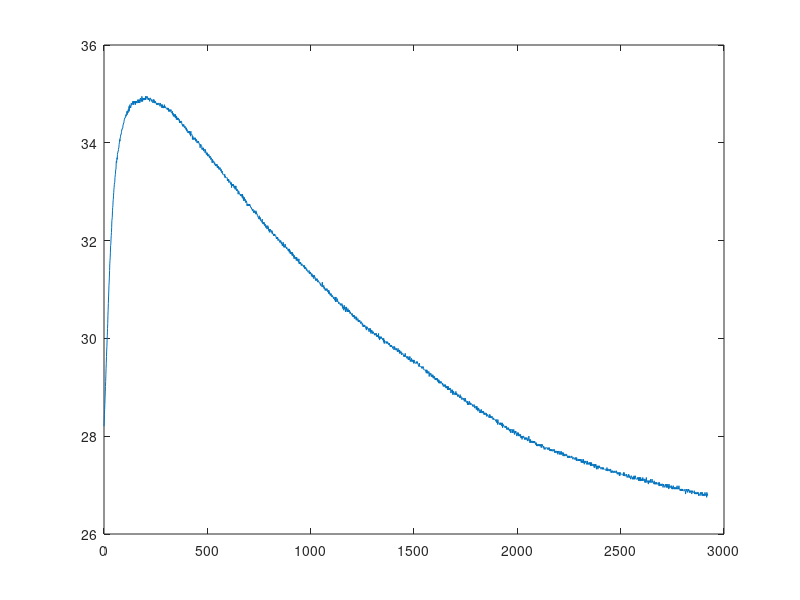

Reproduce this figure in MATLAB.
nocont=[
28.20515294
28.30672952
28.44216976
28.54375352
28.64534035
28.78079426
28.88238827
29.01785174
29.11945294
29.25492598
29.3904045
29.49201698
29.62750507
29.76299864
29.83074747
29.96624925
30.06787917
30.20339053
30.30502764
30.47442968
30.576075
30.7116069
30.84714428
30.9488009
31.08434787
31.1521234
31.25378928
31.38934857
31.52491335
31.59269779
31.66048361
31.7621649
31.89774475
31.93164058
32.03333009
32.10112482
32.16892092
32.27061764
32.40621806
32.44011902
32.47402033
32.60962898
32.67743537
32.71133908
32.81305226
32.84695733
32.91476852
32.98258108
33.05039501
33.0843025
33.15211849
33.186027
33.186027
33.28775459
33.32166447
33.3555747
33.42339618
33.45730743
33.45730743
33.59295589
33.62686886
33.59295589
33.66078218
33.69469583
33.66078218
33.76252418
33.79643887
33.79643887
33.8303539
33.8303539
33.86426928
33.898185
33.898185
33.96601746
33.99993421
33.99993421
34.06776874
34.03385131
34.10168652
34.10168652
34.13560464
34.16952311
34.16952311
34.16952311
34.20344192
34.23736107
34.27128057
34.27128057
34.27128057
34.30520041
34.30520041
34.30520041
34.37304112
34.37304112
34.37304112
34.40696199
34.40696199
34.4408832
34.47480476
34.47480476
34.50872666
34.50872666
34.50872666
34.50872666
34.54264891
34.54264891
34.57657149
34.54264891
34.57657149
34.57657149
34.57657149
34.6444177
34.57657149
34.61049443
34.6444177
34.6444177
34.61049443
34.67834132
34.6444177
34.67834132
34.67834132
34.74618959
34.6444177
34.71226528
34.71226528
34.78011424
34.71226528
34.74618959
34.74618959
34.71226528
34.74618959
34.74618959
34.81403923
34.78011424
34.78011424
34.78011424
34.78011424
34.81403923
34.81403923
34.84796457
34.81403923
34.78011424
34.81403923
34.84796457
34.78011424
34.84796457
34.81403923
34.84796457
34.81403923
34.81403923
34.84796457
34.81403923
34.78011424
34.84796457
34.81403923
34.84796457
34.81403923
34.84796457
34.81403923
34.81403923
34.81403923
34.81403923
34.84796457
34.88189025
34.84796457
34.84796457
34.84796457
34.81403923
34.88189025
34.84796457
34.84796457
34.88189025
34.84796457
34.81403923
34.84796457
34.88189025
34.91581628
34.88189025
34.84796457
34.84796457
34.84796457
34.88189025
34.84796457
34.94974265
34.91581628
34.84796457
34.88189025
34.84796457
34.91581628
34.88189025
34.91581628
34.88189025
34.88189025
34.91581628
34.88189025
34.88189025
34.88189025
34.91581628
34.88189025
34.91581628
34.88189025
34.94974265
34.88189025
34.94974265
34.94974265
34.91581628
34.91581628
34.91581628
34.91581628
34.94974265
34.91581628
34.91581628
34.91581628
34.88189025
34.91581628
34.88189025
34.91581628
34.91581628
34.88189025
34.88189025
34.88189025
34.84796457
34.91581628
34.91581628
34.91581628
34.91581628
34.88189025
34.88189025
34.88189025
34.88189025
34.84796457
34.88189025
34.88189025
34.84796457
34.84796457
34.84796457
34.84796457
34.81403923
34.88189025
34.84796457
34.88189025
34.84796457
34.88189025
34.81403923
34.84796457
34.81403923
34.81403923
34.81403923
34.81403923
34.84796457
34.81403923
34.81403923
34.81403923
34.81403923
34.78011424
34.78011424
34.78011424
34.81403923
34.78011424
34.81403923
34.78011424
34.78011424
34.78011424
34.78011424
34.78011424
34.81403923
34.81403923
34.78011424
34.78011424
34.78011424
34.78011424
34.74618959
34.81403923
34.78011424
34.78011424
34.78011424
34.78011424
34.74618959
34.78011424
34.78011424
34.71226528
34.74618959
34.74618959
34.78011424
34.71226528
34.74618959
34.74618959
34.71226528
34.71226528
34.74618959
34.71226528
34.74618959
34.78011424
34.71226528
34.74618959
34.74618959
34.74618959
34.71226528
34.71226528
34.71226528
34.71226528
34.71226528
34.71226528
34.71226528
34.71226528
34.67834132
34.67834132
34.71226528
34.71226528
34.71226528
34.67834132
34.71226528
34.6444177
34.67834132
34.6444177
34.6444177
34.67834132
34.6444177
34.6444177
34.6444177
34.67834132
34.6444177
34.6444177
34.6444177
34.67834132
34.6444177
34.61049443
34.61049443
34.61049443
34.61049443
34.61049443
34.6444177
34.57657149
34.57657149
34.61049443
34.54264891
34.54264891
34.57657149
34.57657149
34.54264891
34.57657149
34.54264891
34.57657149
34.54264891
34.57657149
34.50872666
34.57657149
34.54264891
34.54264891
34.54264891
34.47480476
34.54264891
34.50872666
34.50872666
34.47480476
34.50872666
34.47480476
34.50872666
34.47480476
34.50872666
34.47480476
34.47480476
34.47480476
34.47480476
34.4408832
34.47480476
34.40696199
34.4408832
34.40696199
34.4408832
34.4408832
34.40696199
34.4408832
34.4408832
34.4408832
34.4408832
34.40696199
34.37304112
34.37304112
34.37304112
34.33912059
34.37304112
34.33912059
34.37304112
34.33912059
34.33912059
34.37304112
34.33912059
34.33912059
34.30520041
34.30520041
34.30520041
34.33912059
34.30520041
34.30520041
34.30520041
34.27128057
34.30520041
34.30520041
34.30520041
34.23736107
34.27128057
34.27128057
34.23736107
34.23736107
34.23736107
34.20344192
34.23736107
34.23736107
34.20344192
34.20344192
34.20344192
34.23736107
34.20344192
34.23736107
34.20344192
34.16952311
34.20344192
34.16952311
34.13560464
34.23736107
34.16952311
34.16952311
34.16952311
34.16952311
34.16952311
34.16952311
34.13560464
34.06776874
34.13560464
34.13560464
34.10168652
34.06776874
34.06776874
34.10168652
34.10168652
34.06776874
34.06776874
34.10168652
34.10168652
34.10168652
34.10168652
34.10168652
34.03385131
34.06776874
34.03385131
34.06776874
34.06776874
34.06776874
33.99993421
33.99993421
33.99993421
33.99993421
34.03385131
34.03385131
33.99993421
33.99993421
34.03385131
33.99993421
33.99993421
33.99993421
33.96601746
33.96601746
33.96601746
33.96601746
33.898185
33.96601746
33.93210106
33.96601746
33.96601746
33.93210106
33.93210106
33.93210106
33.93210106
33.86426928
33.898185
33.86426928
33.86426928
33.86426928
33.86426928
33.86426928
33.898185
33.8303539
33.8303539
33.86426928
33.86426928
33.86426928
33.86426928
33.86426928
33.79643887
33.86426928
33.8303539
33.8303539
33.79643887
33.79643887
33.76252418
33.79643887
33.76252418
33.76252418
33.76252418
33.79643887
33.72860984
33.72860984
33.76252418
33.72860984
33.72860984
33.72860984
33.76252418
33.72860984
33.72860984
33.69469583
33.72860984
33.69469583
33.72860984
33.69469583
33.66078218
33.66078218
33.66078218
33.66078218
33.69469583
33.66078218
33.66078218
33.62686886
33.59295589
33.62686886
33.66078218
33.62686886
33.59295589
33.62686886
33.62686886
33.62686886
33.62686886
33.59295589
33.59295589
33.55904326
33.59295589
33.59295589
33.55904326
33.55904326
33.52513097
33.55904326
33.55904326
33.52513097
33.52513097
33.55904326
33.55904326
33.52513097
33.55904326
33.49121903
33.52513097
33.52513097
33.49121903
33.52513097
33.49121903
33.52513097
33.49121903
33.45730743
33.49121903
33.45730743
33.45730743
33.49121903
33.49121903
33.49121903
33.45730743
33.45730743
33.42339618
33.42339618
33.45730743
33.38948526
33.38948526
33.38948526
33.38948526
33.42339618
33.38948526
33.3555747
33.3555747
33.3555747
33.3555747
33.3555747
33.3555747
33.3555747
33.3555747
33.32166447
33.32166447
33.3555747
33.28775459
33.32166447
33.32166447
33.28775459
33.28775459
33.28775459
33.28775459
33.28775459
33.28775459
33.28775459
33.28775459
33.28775459
33.21993585
33.25384505
33.25384505
33.21993585
33.25384505
33.21993585
33.25384505
33.186027
33.21993585
33.21993585
33.21993585
33.21993585
33.21993585
33.186027
33.186027
33.15211849
33.186027
33.15211849
33.186027
33.186027
33.0843025
33.15211849
33.11821032
33.15211849
33.15211849
33.11821032
33.15211849
33.11821032
33.11821032
33.15211849
33.11821032
33.11821032
33.0843025
33.11821032
33.0843025
33.11821032
33.0843025
33.05039501
33.11821032
33.0843025
33.05039501
33.11821032
33.05039501
33.05039501
33.01648788
33.05039501
33.05039501
33.05039501
33.05039501
33.01648788
33.01648788
33.01648788
32.94867463
33.01648788
33.01648788
33.01648788
32.98258108
32.98258108
32.94867463
32.94867463
32.94867463
32.94867463
32.94867463
32.91476852
32.91476852
32.94867463
32.91476852
32.91476852
32.91476852
32.91476852
32.94867463
32.88086276
32.88086276
32.94867463
32.88086276
32.91476852
32.84695733
32.84695733
32.88086276
32.81305226
32.88086276
32.84695733
32.88086276
32.84695733
32.81305226
32.81305226
32.84695733
32.81305226
32.77914752
32.77914752
32.77914752
32.81305226
32.81305226
32.77914752
32.77914752
32.71133908
32.74524313
32.74524313
32.71133908
32.71133908
32.74524313
32.74524313
32.71133908
32.74524313
32.71133908
32.71133908
32.74524313
32.71133908
32.74524313
32.71133908
32.71133908
32.71133908
32.67743537
32.67743537
32.67743537
32.67743537
32.67743537
32.64353201
32.64353201
32.64353201
32.64353201
32.60962898
32.64353201
32.64353201
32.64353201
32.60962898
32.57572631
32.57572631
32.60962898
32.57572631
32.60962898
32.57572631
32.60962898
32.57572631
32.57572631
32.57572631
32.57572631
32.54182397
32.60962898
32.54182397
32.57572631
32.57572631
32.54182397
32.54182397
32.54182397
32.50792198
32.50792198
32.50792198
32.47402033
32.47402033
32.47402033
32.47402033
32.44011902
32.47402033
32.50792198
32.44011902
32.44011902
32.44011902
32.44011902
32.47402033
32.40621806
32.40621806
32.40621806
32.40621806
32.40621806
32.40621806
32.40621806
32.37231744
32.44011902
32.40621806
32.37231744
32.37231744
32.33841716
32.37231744
32.33841716
32.37231744
32.33841716
32.33841716
32.37231744
32.30451723
32.30451723
32.30451723
32.33841716
32.33841716
32.30451723
32.27061764
32.30451723
32.27061764
32.27061764
32.27061764
32.30451723
32.23671839
32.23671839
32.27061764
32.27061764
32.30451723
32.30451723
32.23671839
32.27061764
32.23671839
32.20281948
32.23671839
32.20281948
32.16892092
32.23671839
32.20281948
32.20281948
32.23671839
32.20281948
32.20281948
32.20281948
32.16892092
32.20281948
32.20281948
32.16892092
32.16892092
32.20281948
32.1350227
32.16892092
32.1350227
32.1350227
32.1350227
32.1350227
32.10112482
32.1350227
32.10112482
32.1350227
32.1350227
32.10112482
32.1350227
32.10112482
32.10112482
32.10112482
32.10112482
32.10112482
32.06722729
32.06722729
32.03333009
32.06722729
32.03333009
32.06722729
32.06722729
32.03333009
32.06722729
32.03333009
31.99943324
32.03333009
32.03333009
32.03333009
32.03333009
31.99943324
31.99943324
31.99943324
31.96553674
31.96553674
31.99943324
31.99943324
31.96553674
31.99943324
31.96553674
31.96553674
31.93164058
31.96553674
31.96553674
31.96553674
31.89774475
31.93164058
31.89774475
31.93164058
31.89774475
31.96553674
31.89774475
31.89774475
31.86384928
31.89774475
31.86384928
31.86384928
31.89774475
31.89774475
31.93164058
31.86384928
31.89774475
31.86384928
31.86384928
31.86384928
31.86384928
31.82995414
31.86384928
31.82995414
31.82995414
31.82995414
31.82995414
31.82995414
31.79605935
31.79605935
31.82995414
31.79605935
31.82995414
31.79605935
31.7621649
31.82995414
31.79605935
31.7621649
31.79605935
31.72827079
31.7621649
31.7621649
31.7621649
31.72827079
31.72827079
31.7621649
31.72827079
31.72827079
31.69437703
31.7621649
31.69437703
31.69437703
31.72827079
31.72827079
31.69437703
31.66048361
31.69437703
31.66048361
31.62659053
31.69437703
31.66048361
31.66048361
31.66048361
31.66048361
31.66048361
31.62659053
31.62659053
31.66048361
31.59269779
31.62659053
31.66048361
31.62659053
31.59269779
31.62659053
31.59269779
31.59269779
31.62659053
31.59269779
31.5588054
31.5588054
31.59269779
31.62659053
31.52491335
31.5588054
31.5588054
31.52491335
31.5588054
31.52491335
31.52491335
31.5588054
31.52491335
31.52491335
31.49102164
31.49102164
31.52491335
31.52491335
31.52491335
31.49102164
31.49102164
31.49102164
31.49102164
31.49102164
31.49102164
31.45713027
31.49102164
31.45713027
31.45713027
31.49102164
31.49102164
31.42323925
31.45713027
31.42323925
31.42323925
31.45713027
31.45713027
31.42323925
31.42323925
31.38934857
31.42323925
31.42323925
31.38934857
31.38934857
31.38934857
31.38934857
31.35545823
31.35545823
31.35545823
31.35545823
31.35545823
31.35545823
31.38934857
31.32156824
31.32156824
31.35545823
31.35545823
31.32156824
31.35545823
31.35545823
31.32156824
31.32156824
31.32156824
31.28767859
31.32156824
31.28767859
31.32156824
31.25378928
31.28767859
31.28767859
31.28767859
31.25378928
31.28767859
31.28767859
31.25378928
31.21990031
31.28767859
31.25378928
31.28767859
31.25378928
31.25378928
31.25378928
31.21990031
31.18601168
31.21990031
31.18601168
31.18601168
31.18601168
31.21990031
31.21990031
31.18601168
31.21990031
31.18601168
31.1521234
31.1521234
31.18601168
31.18601168
31.1521234
31.1521234
31.1521234
31.1521234
31.1521234
31.1521234
31.1521234
31.11823546
31.11823546
31.11823546
31.08434787
31.11823546
31.11823546
31.08434787
31.08434787
31.08434787
31.08434787
31.08434787
31.05046061
31.1521234
31.08434787
31.08434787
31.05046061
31.05046061
31.05046061
31.05046061
31.08434787
31.0165737
31.0165737
31.05046061
31.0165737
31.0165737
30.98268713
30.98268713
30.98268713
31.0165737
31.0165737
30.98268713
31.0165737
30.98268713
30.98268713
30.98268713
31.0165737
30.98268713
30.98268713
30.9488009
30.9488009
30.9488009
30.98268713
30.9488009
30.91491502
30.98268713
30.9488009
30.91491502
30.9488009
30.91491502
30.91491502
30.88102947
30.91491502
30.88102947
30.88102947
30.91491502
30.91491502
30.88102947
30.88102947
30.84714428
30.88102947
30.88102947
30.84714428
30.84714428
30.84714428
30.84714428
30.84714428
30.81325942
30.84714428
30.84714428
30.84714428
30.81325942
30.81325942
30.7793749
30.81325942
30.81325942
30.84714428
30.74549073
30.7793749
30.84714428
30.7793749
30.7793749
30.7793749
30.7793749
30.74549073
30.81325942
30.7793749
30.7793749
30.74549073
30.74549073
30.74549073
30.74549073
30.7116069
30.74549073
30.7116069
30.7116069
30.7116069
30.7116069
30.7116069
30.7116069
30.67772341
30.67772341
30.7116069
30.7116069
30.67772341
30.67772341
30.67772341
30.67772341
30.7116069
30.67772341
30.64384027
30.67772341
30.60995746
30.64384027
30.64384027
30.64384027
30.60995746
30.576075
30.64384027
30.67772341
30.60995746
30.64384027
30.60995746
30.64384027
30.60995746
30.54219289
30.60995746
30.60995746
30.576075
30.576075
30.64384027
30.60995746
30.576075
30.54219289
30.576075
30.54219289
30.576075
30.60995746
30.54219289
30.576075
30.54219289
30.576075
30.576075
30.54219289
30.576075
30.54219289
30.54219289
30.50831111
30.54219289
30.54219289
30.50831111
30.50831111
30.50831111
30.50831111
30.50831111
30.47442968
30.47442968
30.47442968
30.50831111
30.47442968
30.47442968
30.44054859
30.47442968
30.44054859
30.44054859
30.47442968
30.44054859
30.47442968
30.40666784
30.44054859
30.44054859
30.44054859
30.40666784
30.44054859
30.44054859
30.44054859
30.44054859
30.37278743
30.44054859
30.44054859
30.37278743
30.37278743
30.37278743
30.37278743
30.37278743
30.40666784
30.37278743
30.33890737
30.37278743
30.33890737
30.37278743
30.33890737
30.33890737
30.33890737
30.37278743
30.33890737
30.33890737
30.33890737
30.30502764
30.30502764
30.33890737
30.33890737
30.33890737
30.33890737
30.30502764
30.30502764
30.27114826
30.27114826
30.30502764
30.27114826
30.23726923
30.27114826
30.27114826
30.23726923
30.27114826
30.27114826
30.23726923
30.27114826
30.27114826
30.27114826
30.23726923
30.23726923
30.23726923
30.23726923
30.20339053
30.23726923
30.16951218
30.23726923
30.20339053
30.20339053
30.23726923
30.20339053
30.20339053
30.20339053
30.20339053
30.16951218
30.16951218
30.16951218
30.20339053
30.13563417
30.16951218
30.16951218
30.16951218
30.20339053
30.16951218
30.20339053
30.13563417
30.16951218
30.1017565
30.16951218
30.13563417
30.13563417
30.16951218
30.16951218
30.1017565
30.13563417
30.1017565
30.13563417
30.13563417
30.13563417
30.13563417
30.1017565
30.1017565
30.1017565
30.1017565
30.06787917
30.1017565
30.06787917
30.06787917
30.06787917
30.1017565
30.1017565
30.06787917
30.06787917
30.06787917
30.1017565
30.03400219
30.06787917
30.06787917
30.06787917
30.03400219
30.03400219
30.06787917
30.03400219
30.03400219
30.1017565
30.00012555
30.03400219
30.03400219
30.03400219
29.96624925
30.03400219
30.00012555
30.00012555
30.03400219
30.00012555
30.00012555
30.00012555
30.00012555
30.03400219
30.00012555
30.00012555
30.00012555
30.00012555
30.00012555
29.96624925
29.96624925
30.00012555
30.00012555
29.93237329
30.00012555
29.96624925
29.89849768
29.96624925
29.93237329
29.89849768
29.93237329
29.93237329
29.93237329
29.93237329
29.93237329
29.93237329
29.93237329
29.89849768
29.93237329
29.93237329
29.89849768
29.89849768
29.89849768
29.93237329
29.89849768
29.89849768
29.89849768
29.89849768
29.89849768
29.8646224
29.89849768
29.8646224
29.89849768
29.8646224
29.8646224
29.83074747
29.83074747
29.8646224
29.83074747
29.8646224
29.83074747
29.83074747
29.8646224
29.83074747
29.83074747
29.83074747
29.83074747
29.79687288
29.79687288
29.79687288
29.83074747
29.83074747
29.83074747
29.83074747
29.76299864
29.83074747
29.79687288
29.83074747
29.79687288
29.79687288
29.79687288
29.79687288
29.76299864
29.76299864
29.76299864
29.79687288
29.76299864
29.76299864
29.76299864
29.76299864
29.72912473
29.76299864
29.72912473
29.79687288
29.76299864
29.76299864
29.76299864
29.72912473
29.76299864
29.76299864
29.69525117
29.76299864
29.69525117
29.69525117
29.72912473
29.72912473
29.72912473
29.69525117
29.72912473
29.69525117
29.69525117
29.66137795
29.69525117
29.69525117
29.69525117
29.69525117
29.69525117
29.69525117
29.66137795
29.66137795
29.66137795
29.62750507
29.66137795
29.66137795
29.62750507
29.62750507
29.66137795
29.62750507
29.69525117
29.62750507
29.62750507
29.62750507
29.62750507
29.62750507
29.62750507
29.62750507
29.59363253
29.62750507
29.59363253
29.62750507
29.62750507
29.59363253
29.59363253
29.55976034
29.59363253
29.59363253
29.62750507
29.62750507
29.55976034
29.59363253
29.59363253
29.62750507
29.52588849
29.52588849
29.55976034
29.55976034
29.55976034
29.55976034
29.59363253
29.55976034
29.52588849
29.55976034
29.52588849
29.55976034
29.55976034
29.55976034
29.52588849
29.55976034
29.49201698
29.52588849
29.49201698
29.55976034
29.52588849
29.52588849
29.52588849
29.49201698
29.49201698
29.49201698
29.49201698
29.49201698
29.49201698
29.49201698
29.52588849
29.49201698
29.49201698
29.49201698
29.49201698
29.52588849
29.49201698
29.49201698
29.49201698
29.45814581
29.45814581
29.45814581
29.42427498
29.45814581
29.45814581
29.49201698
29.42427498
29.42427498
29.42427498
29.42427498
29.42427498
29.42427498
29.42427498
29.42427498
29.42427498
29.3904045
29.3904045
29.3904045
29.42427498
29.3904045
29.3904045
29.3904045
29.3904045
29.42427498
29.3904045
29.3904045
29.35653436
29.35653436
29.35653436
29.35653436
29.35653436
29.35653436
29.35653436
29.35653436
29.35653436
29.32266456
29.32266456
29.32266456
29.2887951
29.35653436
29.32266456
29.35653436
29.2887951
29.32266456
29.2887951
29.32266456
29.2887951
29.2887951
29.2887951
29.2887951
29.32266456
29.32266456
29.22105721
29.2887951
29.2887951
29.25492598
29.25492598
29.25492598
29.25492598
29.2887951
29.2887951
29.25492598
29.22105721
29.25492598
29.22105721
29.25492598
29.22105721
29.25492598
29.22105721
29.22105721
29.25492598
29.18718877
29.22105721
29.22105721
29.18718877
29.22105721
29.18718877
29.18718877
29.22105721
29.18718877
29.15332068
29.15332068
29.18718877
29.15332068
29.18718877
29.15332068
29.15332068
29.18718877
29.15332068
29.15332068
29.15332068
29.18718877
29.11945294
29.15332068
29.15332068
29.15332068
29.15332068
29.15332068
29.08558553
29.15332068
29.11945294
29.08558553
29.08558553
29.11945294
29.08558553
29.11945294
29.08558553
29.08558553
29.08558553
29.08558553
29.11945294
29.08558553
29.08558553
29.08558553
29.08558553
29.08558553
29.05171846
29.08558553
29.05171846
29.05171846
29.01785174
29.05171846
29.05171846
29.05171846
29.01785174
29.05171846
29.05171846
29.05171846
29.01785174
29.05171846
29.01785174
29.05171846
29.01785174
28.98398536
29.01785174
28.98398536
29.01785174
29.01785174
28.98398536
29.01785174
28.98398536
28.95011932
29.01785174
28.95011932
29.01785174
28.95011932
28.95011932
28.98398536
28.95011932
28.98398536
28.98398536
28.95011932
28.95011932
28.98398536
28.98398536
28.95011932
28.95011932
28.88238827
28.91625363
28.95011932
28.91625363
28.91625363
28.91625363
28.91625363
28.88238827
28.95011932
28.84852326
28.91625363
28.91625363
28.88238827
28.91625363
28.88238827
28.84852326
28.84852326
28.88238827
28.88238827
28.88238827
28.88238827
28.88238827
28.84852326
28.84852326
28.91625363
28.84852326
28.88238827
28.84852326
28.88238827
28.84852326
28.84852326
28.84852326
28.81465858
28.84852326
28.81465858
28.84852326
28.84852326
28.81465858
28.81465858
28.81465858
28.81465858
28.81465858
28.81465858
28.78079426
28.84852326
28.84852326
28.78079426
28.78079426
28.81465858
28.81465858
28.78079426
28.78079426
28.78079426
28.74693027
28.78079426
28.78079426
28.78079426
28.78079426
28.78079426
28.74693027
28.74693027
28.74693027
28.74693027
28.78079426
28.74693027
28.71306662
28.74693027
28.74693027
28.74693027
28.78079426
28.71306662
28.74693027
28.71306662
28.71306662
28.71306662
28.71306662
28.71306662
28.71306662
28.67920332
28.71306662
28.64534035
28.67920332
28.71306662
28.64534035
28.67920332
28.67920332
28.64534035
28.67920332
28.64534035
28.71306662
28.71306662
28.67920332
28.67920332
28.67920332
28.67920332
28.64534035
28.67920332
28.67920332
28.64534035
28.64534035
28.64534035
28.64534035
28.64534035
28.64534035
28.64534035
28.61147773
28.64534035
28.61147773
28.61147773
28.61147773
28.61147773
28.61147773
28.64534035
28.64534035
28.57761545
28.57761545
28.57761545
28.57761545
28.61147773
28.61147773
28.61147773
28.61147773
28.57761545
28.54375352
28.61147773
28.57761545
28.61147773
28.54375352
28.57761545
28.54375352
28.57761545
28.50989192
28.57761545
28.54375352
28.57761545
28.54375352
28.54375352
28.54375352
28.54375352
28.50989192
28.47603067
28.50989192
28.50989192
28.50989192
28.47603067
28.54375352
28.50989192
28.50989192
28.54375352
28.47603067
28.47603067
28.47603067
28.50989192
28.47603067
28.47603067
28.50989192
28.47603067
28.50989192
28.50989192
28.47603067
28.44216976
28.47603067
28.44216976
28.47603067
28.47603067
28.47603067
28.47603067
28.44216976
28.44216976
28.44216976
28.44216976
28.47603067
28.40830918
28.44216976
28.40830918
28.44216976
28.44216976
28.44216976
28.44216976
28.40830918
28.40830918
28.40830918
28.40830918
28.40830918
28.40830918
28.37444896
28.44216976
28.40830918
28.40830918
28.44216976
28.37444896
28.40830918
28.40830918
28.37444896
28.40830918
28.37444896
28.37444896
28.37444896
28.37444896
28.40830918
28.37444896
28.37444896
28.37444896
28.34058907
28.34058907
28.34058907
28.37444896
28.37444896
28.34058907
28.34058907
28.34058907
28.34058907
28.34058907
28.34058907
28.34058907
28.34058907
28.30672952
28.30672952
28.30672952
28.30672952
28.30672952
28.34058907
28.27287032
28.30672952
28.30672952
28.30672952
28.23901146
28.34058907
28.30672952
28.27287032
28.27287032
28.27287032
28.27287032
28.27287032
28.23901146
28.23901146
28.23901146
28.27287032
28.23901146
28.27287032
28.23901146
28.27287032
28.27287032
28.23901146
28.27287032
28.23901146
28.20515294
28.23901146
28.23901146
28.27287032
28.17129476
28.23901146
28.23901146
28.23901146
28.23901146
28.20515294
28.20515294
28.20515294
28.20515294
28.20515294
28.20515294
28.20515294
28.17129476
28.20515294
28.20515294
28.20515294
28.17129476
28.20515294
28.20515294
28.17129476
28.13743692
28.13743692
28.17129476
28.17129476
28.17129476
28.13743692
28.17129476
28.17129476
28.13743692
28.17129476
28.13743692
28.13743692
28.13743692
28.10357943
28.13743692
28.10357943
28.13743692
28.13743692
28.13743692
28.06972227
28.13743692
28.13743692
28.13743692
28.13743692
28.13743692
28.13743692
28.06972227
28.10357943
28.06972227
28.13743692
28.10357943
28.10357943
28.10357943
28.10357943
28.13743692
28.06972227
28.10357943
28.03586546
28.03586546
28.06972227
28.06972227
28.10357943
28.10357943
28.06972227
28.10357943
28.06972227
28.03586546
28.03586546
28.03586546
28.00200899
28.06972227
28.03586546
28.06972227
28.06972227
28.03586546
28.06972227
28.00200899
28.06972227
28.03586546
28.03586546
28.03586546
28.03586546
28.00200899
28.00200899
28.03586546
28.00200899
28.00200899
28.03586546
27.96815286
27.96815286
28.00200899
27.96815286
28.00200899
28.00200899
27.93429707
27.96815286
27.96815286
28.00200899
27.96815286
27.96815286
28.00200899
28.00200899
28.00200899
27.96815286
27.96815286
27.96815286
27.93429707
27.96815286
27.93429707
27.96815286
27.96815286
27.96815286
27.93429707
27.96815286
27.93429707
27.93429707
27.96815286
27.96815286
27.96815286
27.96815286
27.90044163
27.93429707
27.93429707
27.93429707
27.93429707
27.93429707
27.93429707
28.00200899
27.90044163
27.93429707
27.90044163
27.90044163
27.86658652
27.90044163
27.90044163
27.93429707
27.86658652
27.90044163
27.90044163
27.86658652
27.90044163
27.90044163
27.90044163
27.90044163
27.86658652
27.86658652
27.90044163
27.90044163
27.86658652
27.90044163
27.86658652
27.86658652
27.86658652
27.90044163
27.86658652
27.90044163
27.86658652
27.86658652
27.86658652
27.83273176
27.86658652
27.83273176
27.83273176
27.86658652
27.79887734
27.83273176
27.83273176
27.83273176
27.79887734
27.79887734
27.83273176
27.83273176
27.79887734
27.83273176
27.83273176
27.83273176
27.79887734
27.83273176
27.79887734
27.79887734
27.83273176
27.79887734
27.79887734
27.79887734
27.83273176
27.79887734
27.79887734
27.76502326
27.83273176
27.79887734
27.79887734
27.79887734
27.83273176
27.79887734
27.79887734
27.79887734
27.76502326
27.76502326
27.79887734
27.79887734
27.76502326
27.73116952
27.76502326
27.76502326
27.76502326
27.73116952
27.73116952
27.76502326
27.76502326
27.76502326
27.76502326
27.76502326
27.76502326
27.76502326
27.76502326
27.76502326
27.73116952
27.73116952
27.73116952
27.76502326
27.73116952
27.73116952
27.73116952
27.73116952
27.76502326
27.73116952
27.76502326
27.73116952
27.73116952
27.69731612
27.73116952
27.69731612
27.73116952
27.73116952
27.69731612
27.73116952
27.69731612
27.69731612
27.73116952
27.69731612
27.69731612
27.69731612
27.69731612
27.69731612
27.73116952
27.69731612
27.69731612
27.69731612
27.69731612
27.73116952
27.73116952
27.69731612
27.66346307
27.69731612
27.69731612
27.66346307
27.66346307
27.69731612
27.69731612
27.69731612
27.69731612
27.66346307
27.66346307
27.66346307
27.66346307
27.66346307
27.69731612
27.62961035
27.69731612
27.66346307
27.66346307
27.66346307
27.66346307
27.69731612
27.66346307
27.62961035
27.62961035
27.66346307
27.62961035
27.66346307
27.66346307
27.62961035
27.66346307
27.69731612
27.62961035
27.66346307
27.62961035
27.66346307
27.62961035
27.66346307
27.66346307
27.62961035
27.59575798
27.59575798
27.62961035
27.66346307
27.59575798
27.59575798
27.59575798
27.62961035
27.59575798
27.59575798
27.62961035
27.62961035
27.62961035
27.62961035
27.59575798
27.59575798
27.62961035
27.62961035
27.62961035
27.59575798
27.59575798
27.59575798
27.56190595
27.59575798
27.59575798
27.59575798
27.59575798
27.56190595
27.56190595
27.59575798
27.56190595
27.59575798
27.56190595
27.59575798
27.59575798
27.56190595
27.56190595
27.56190595
27.56190595
27.56190595
27.56190595
27.56190595
27.59575798
27.59575798
27.56190595
27.56190595
27.56190595
27.56190595
27.52805426
27.56190595
27.56190595
27.56190595
27.56190595
27.56190595
27.56190595
27.52805426
27.52805426
27.52805426
27.52805426
27.52805426
27.56190595
27.52805426
27.52805426
27.56190595
27.52805426
27.49420291
27.56190595
27.52805426
27.52805426
27.52805426
27.52805426
27.52805426
27.49420291
27.49420291
27.52805426
27.52805426
27.49420291
27.52805426
27.49420291
27.52805426
27.49420291
27.52805426
27.49420291
27.52805426
27.49420291
27.49420291
27.52805426
27.49420291
27.4603519
27.4603519
27.49420291
27.49420291
27.52805426
27.4603519
27.4603519
27.49420291
27.4603519
27.49420291
27.4603519
27.52805426
27.49420291
27.4603519
27.49420291
27.42650124
27.4603519
27.4603519
27.49420291
27.4603519
27.4603519
27.4603519
27.4603519
27.49420291
27.4603519
27.4603519
27.42650124
27.42650124
27.42650124
27.4603519
27.49420291
27.42650124
27.42650124
27.42650124
27.4603519
27.42650124
27.42650124
27.42650124
27.42650124
27.42650124
27.4603519
27.42650124
27.4603519
27.42650124
27.4603519
27.39265091
27.4603519
27.4603519
27.39265091
27.42650124
27.4603519
27.39265091
27.42650124
27.42650124
27.42650124
27.42650124
27.42650124
27.39265091
27.42650124
27.42650124
27.39265091
27.39265091
27.39265091
27.35880093
27.39265091
27.42650124
27.35880093
27.35880093
27.39265091
27.42650124
27.39265091
27.42650124
27.39265091
27.39265091
27.32495129
27.35880093
27.39265091
27.35880093
27.35880093
27.39265091
27.39265091
27.32495129
27.35880093
27.39265091
27.39265091
27.35880093
27.39265091
27.39265091
27.35880093
27.39265091
27.35880093
27.35880093
27.35880093
27.35880093
27.35880093
27.35880093
27.32495129
27.35880093
27.35880093
27.35880093
27.35880093
27.35880093
27.32495129
27.32495129
27.35880093
27.35880093
27.32495129
27.35880093
27.32495129
27.32495129
27.32495129
27.32495129
27.32495129
27.32495129
27.32495129
27.32495129
27.32495129
27.32495129
27.32495129
27.32495129
27.32495129
27.29110199
27.32495129
27.32495129
27.32495129
27.35880093
27.29110199
27.32495129
27.29110199
27.29110199
27.29110199
27.32495129
27.32495129
27.32495129
27.29110199
27.29110199
27.29110199
27.29110199
27.29110199
27.32495129
27.29110199
27.32495129
27.32495129
27.32495129
27.25725303
27.25725303
27.29110199
27.25725303
27.29110199
27.29110199
27.29110199
27.29110199
27.29110199
27.25725303
27.29110199
27.25725303
27.25725303
27.25725303
27.25725303
27.25725303
27.29110199
27.25725303
27.25725303
27.25725303
27.25725303
27.25725303
27.25725303
27.25725303
27.29110199
27.29110199
27.25725303
27.29110199
27.25725303
27.25725303
27.22340441
27.22340441
27.25725303
27.25725303
27.25725303
27.22340441
27.22340441
27.25725303
27.25725303
27.25725303
27.22340441
27.18955614
27.25725303
27.18955614
27.25725303
27.25725303
27.22340441
27.22340441
27.22340441
27.22340441
27.22340441
27.22340441
27.22340441
27.22340441
27.22340441
27.22340441
27.22340441
27.22340441
27.22340441
27.22340441
27.18955614
27.25725303
27.22340441
27.18955614
27.25725303
27.18955614
27.18955614
27.18955614
27.22340441
27.18955614
27.18955614
27.18955614
27.18955614
27.18955614
27.18955614
27.18955614
27.22340441
27.18955614
27.1557082
27.1557082
27.18955614
27.18955614
27.18955614
27.18955614
27.18955614
27.18955614
27.22340441
27.1557082
27.18955614
27.1557082
27.18955614
27.18955614
27.18955614
27.1557082
27.1557082
27.12186061
27.1557082
27.1557082
27.18955614
27.18955614
27.18955614
27.1557082
27.1557082
27.12186061
27.1557082
27.12186061
27.12186061
27.1557082
27.12186061
27.1557082
27.12186061
27.18955614
27.12186061
27.12186061
27.1557082
27.12186061
27.18955614
27.1557082
27.18955614
27.1557082
27.1557082
27.12186061
27.12186061
27.12186061
27.12186061
27.12186061
27.12186061
27.12186061
27.12186061
27.1557082
27.12186061
27.12186061
27.12186061
27.1557082
27.08801336
27.12186061
27.1557082
27.12186061
27.1557082
27.08801336
27.08801336
27.1557082
27.08801336
27.08801336
27.1557082
27.08801336
27.12186061
27.08801336
27.12186061
27.12186061
27.12186061
27.12186061
27.08801336
27.12186061
27.1557082
27.12186061
27.08801336
27.12186061
27.12186061
27.12186061
27.12186061
27.12186061
27.12186061
27.12186061
27.05416645
27.12186061
27.08801336
27.08801336
27.05416645
27.05416645
27.05416645
27.1557082
27.12186061
27.08801336
27.08801336
27.05416645
27.08801336
27.08801336
27.08801336
27.08801336
27.08801336
27.02031988
27.08801336
27.08801336
27.08801336
27.08801336
27.05416645
27.08801336
27.08801336
27.08801336
27.05416645
27.05416645
27.12186061
27.08801336
27.08801336
27.05416645
27.05416645
27.05416645
27.05416645
27.12186061
27.08801336
27.08801336
27.05416645
27.05416645
27.05416645
27.05416645
27.05416645
27.05416645
27.02031988
27.08801336
27.05416645
27.02031988
27.05416645
27.02031988
27.05416645
27.05416645
27.02031988
27.02031988
27.02031988
27.05416645
27.02031988
27.05416645
27.02031988
27.02031988
27.02031988
27.02031988
27.02031988
27.02031988
27.02031988
27.05416645
27.02031988
27.02031988
26.98647365
26.98647365
27.05416645
27.05416645
26.98647365
26.98647365
27.02031988
27.02031988
27.02031988
26.98647365
26.98647365
27.02031988
27.02031988
26.98647365
27.02031988
27.02031988
27.02031988
27.02031988
27.02031988
27.02031988
26.95262776
27.02031988
26.98647365
27.02031988
26.98647365
26.98647365
26.98647365
26.98647365
26.98647365
26.95262776
26.98647365
26.98647365
26.98647365
27.02031988
26.98647365
26.98647365
27.02031988
26.95262776
26.98647365
26.98647365
26.95262776
26.95262776
26.98647365
27.02031988
26.95262776
26.95262776
26.98647365
26.95262776
26.91878222
27.02031988
26.95262776
26.95262776
26.95262776
26.98647365
26.95262776
26.95262776
26.95262776
26.95262776
26.95262776
26.98647365
26.95262776
26.95262776
26.98647365
26.91878222
26.95262776
26.91878222
26.95262776
26.95262776
26.91878222
26.98647365
26.98647365
26.95262776
26.95262776
26.91878222
26.91878222
26.95262776
26.91878222
26.95262776
26.95262776
26.95262776
26.95262776
26.91878222
26.91878222
26.91878222
26.95262776
26.91878222
26.95262776
26.95262776
26.98647365
26.95262776
26.91878222
26.91878222
26.91878222
26.95262776
26.95262776
26.91878222
26.91878222
26.98647365
26.91878222
26.91878222
26.91878222
26.91878222
26.91878222
26.88493701
26.91878222
26.91878222
26.88493701
26.91878222
26.91878222
26.88493701
26.91878222
26.91878222
26.88493701
26.91878222
26.88493701
26.91878222
26.91878222
26.88493701
26.88493701
26.88493701
26.88493701
26.88493701
26.88493701
26.88493701
26.88493701
26.88493701
26.91878222
26.88493701
26.88493701
26.81724763
26.85109215
26.88493701
26.88493701
26.88493701
26.91878222
26.88493701
26.88493701
26.88493701
26.85109215
26.88493701
26.88493701
26.91878222
26.88493701
26.88493701
26.91878222
26.88493701
26.88493701
26.85109215
26.88493701
26.85109215
26.88493701
26.85109215
26.85109215
26.85109215
26.88493701
26.88493701
26.88493701
26.88493701
26.85109215
26.81724763
26.85109215
26.88493701
26.88493701
26.85109215
26.85109215
26.85109215
26.85109215
26.85109215
26.85109215
26.85109215
26.85109215
26.88493701
26.81724763
26.85109215
26.85109215
26.85109215
26.81724763
26.81724763
26.85109215
26.85109215
26.85109215
26.85109215
26.81724763
26.81724763
26.81724763
26.85109215
26.85109215
26.81724763
26.85109215
26.85109215
26.85109215
26.85109215
26.78340345
26.81724763
26.81724763
26.81724763
26.81724763
26.81724763
26.81724763
26.78340345
26.81724763
26.85109215
26.81724763
26.81724763
26.81724763
26.85109215
26.85109215
26.81724763
26.81724763
26.78340345
26.85109215
26.85109215
26.78340345
26.78340345
26.78340345
26.81724763
26.81724763
26.78340345
26.81724763
26.78340345
26.78340345
26.78340345
26.81724763
26.85109215
26.78340345
26.81724763
26.81724763
26.81724763
26.81724763
26.81724763
26.81724763
26.74955961
26.85109215
26.81724763
26.81724763
26.81724763
26.78340345
26.78340345
];

timepid3=linspace(0, length(nocont), length(nocont));
plot(timepid3, nocont)